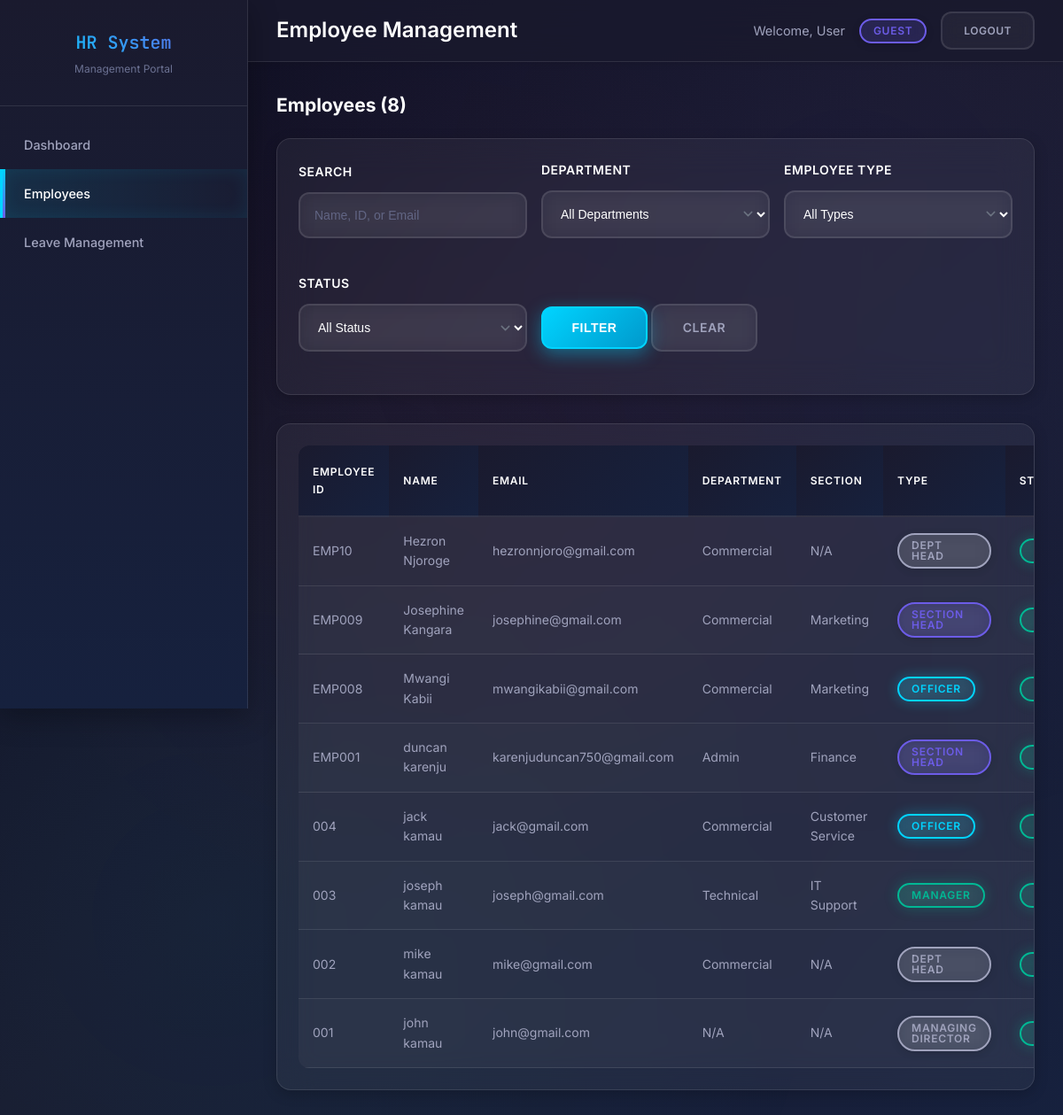
Page /employees.php on the committed database.
### tables this page shows
CREATE TABLE `employees` (
  `id` int(11) NOT NULL,
  `employee_id` varchar(50) DEFAULT NULL,
  `first_name` varchar(100) DEFAULT NULL,
  `last_name` varchar(100) DEFAULT NULL,
  `national_id` int(10) NOT NULL,
  `email` varchar(255) DEFAULT NULL,
  `designation` varchar(50) NOT NULL,
  `phone` varchar(20) DEFAULT NULL,
  `date_of_birth` date NOT NULL,
  `address` text DEFAULT NULL,
  `department_id` int(11) DEFAULT NULL,
  `section_id` int(11) DEFAULT NULL,
  `position` varchar(100) DEFAULT NULL,
  `salary` decimal(10,2) DEFAULT NULL,
  `hire_date` date DEFAULT NULL,
  `employment_type` varchar(20) NOT NULL,
  `employee_type` varchar(20) NOT NULL,
  `profile_image_url` varchar(500) DEFAULT NULL,
  `created_at` timestamp NOT NULL DEFAULT current_timestamp(),
  `updated_at` timestamp NOT NULL DEFAULT current_timestamp() ON UPDATE current_timestamp(),
  `employee_status` enum('active','inactive','resigned','fired','retired') NOT NULL DEFAULT 'active'
);

CREATE TABLE `departments` (
  `id` int(11) NOT NULL,
  `name` varchar(100) NOT NULL,
  `description` text DEFAULT NULL,
  `created_at` timestamp NOT NULL DEFAULT current_timestamp(),
  `updated_at` timestamp NOT NULL DEFAULT current_timestamp() ON UPDATE current_timestamp()
);

CREATE TABLE `sections` (
  `id` int(11) NOT NULL,
  `name` varchar(100) NOT NULL,
  `description` text DEFAULT NULL,
  `department_id` int(11) DEFAULT NULL,
  `created_at` timestamp NOT NULL DEFAULT current_timestamp(),
  `updated_at` timestamp NOT NULL DEFAULT current_timestamp() ON UPDATE current_timestamp()
);

### employees.php (the view, shortened to what this page needs)
<?php
$conn = getConnection();
$user = [
    'first_name' => isset($_SESSION['user_name']) ? explode(' ', $_SESSION['user_name'])[0] : 'User',
    'last_name' => isset($_SESSION['user_name']) ? (explode(' ', $_SESSION['user_name'])[1] ?? '') : '',
    'role' => $_SESSION['user_role'] ?? 'guest',
    'id' => $_SESSION['user_id']
];
function hasPermission($requiredRole) {
    $userRole = $_SESSION['user_role'] ?? 'guest';
    $roles = [
        'section_head'=>4,
        'super_admin' => 3,
        'hr_manager' => 2,
        'dept_head' => 1,
        'employee' => 0
    ];
    $userLevel = $roles[$userRole] ?? 0;
    $requiredLevel = $roles[$requiredRole] ?? 0;
    return $userLevel >= $requiredLevel;
}
function getEmployeeTypeBadge($type) {
    $badges = [
        'full_time' => 'badge-primary',
        'part_time' => 'badge-info',
        'contract' => 'badge-warning',
        'temporary' => 'badge-secondary',
        'officer' => 'badge-primary',
        'section_head' => 'badge-info',
        'manager' => 'badge-success'
    ];
    return $badges[$type] ?? 'badge-light';
}
function getEmployeeStatusBadge($status) {
    $badges = [
        'active' => 'badge-success',
        'on_leave' => 'badge-warning',
        'terminated' => 'badge-danger',
        'resigned' => 'badge-secondary'
    ];
    return $badges[$status] ?? 'badge-light';
}
$search = $_GET['search'] ?? '';
$where_conditions = [];
$where_clause = !empty($where_conditions) ? "WHERE " . implode(" AND ", $where_conditions) : "";
$query = "
    SELECT e.*,
           COALESCE(e.first_name, '') as first_name,
           COALESCE(e.last_name, '') as last_name,
           d.name as department_name,
           s.name as section_name
    FROM employees e
    LEFT JOIN departments d ON e.department_id = d.id
    LEFT JOIN sections s ON e.section_id = s.id
    $where_clause
    ORDER BY e.created_at DESC
";
$stmt = $conn->prepare($query);
$stmt->execute();
$result = $stmt->get_result();
$employees = $result->fetch_all(MYSQLI_ASSOC);
?>
<!DOCTYPE html>
<html lang="en">
<head>
    <link rel="stylesheet" href="style.css">
</head>
<body>
    <div class="container">
        <div class="sidebar">
            <div class="sidebar-brand">
                <h1>HR System</h1>
                <p>Management Portal</p>
            </div>
            <nav class="nav">
                <ul>
                    <li><a href="dashboard.php">Dashboard</a></li>
                    <li><a href="employees.php" class="active">Employees</a></li>
                    <?php if (hasPermission('hr_manager')|| hasPermission('super_admin')||hasPermission('dept_head')|| hasPermission('officer')): ?>
                    <li><a href="leave_management.php">Leave Management</a></li>
                    <?php endif; ?>
                </ul>
            </nav>
        </div>
        <div class="main-content">
            <div class="header">
                <h1>Employee Management</h1>
                <div class="user-info">
                    <span>Welcome, <?php echo htmlspecialchars($user['first_name'] . ' ' . $user['last_name']); ?></span>
                    <span class="badge badge-info"><?php echo ucwords(str_replace('_', ' ', $user['role'])); ?></span>
                    <a href="logout.php" class="btn btn-secondary btn-sm">Logout</a>
                </div>
            </div>
            <div class="content">
                <div style="display: flex; justify-content: space-between; align-items: center; margin-bottom: 20px;">
                    <h2>Employees (<?php echo count($employees); ?>)</h2>
                </div>
                <div class="search-filters">
                    <form method="GET" action="">
                        <div class="filter-row">
                            <div class="form-group">
                                <label for="search">Search</label>
                                <input type="text" class="form-control" id="search" name="search"
                                       value="<?php echo htmlspecialchars($search); ?>"
                                       placeholder="Name, ID, or Email">
                            </div>
                            <div class="form-group">
                                <label for="department">Department</label>
                                <select class="form-control" id="department" name="department">
                                    <option value="">All Departments</option>
                                </select>
                            </div>
                            <div class="form-group">
                                <label for="type">Employee Type</label>
                                <select class="form-control" id="type" name="type">
                                    <option value="">All Types</option>
                                </select>
                            </div>
                            <div class="form-group">
                                <label for="status">Status</label>
                                <select class="form-control" id="status" name="status">
                                    <option value="">All Status</option>
                                </select>
                            </div>
                            <div class="form-group">
                                <button type="submit" class="btn btn-primary">Filter</button>
                                <a href="employees.php" class="btn btn-secondary">Clear</a>
                            </div>
                        </div>
                    </form>
                </div>
                <div class="table-container">
                    <table class="table">
                        <thead>
                            <tr>
                                <th>Employee ID</th>
                                <th>Name</th>
                                <th>Email</th>
                                <th>Department</th>
                                <th>Section</th>
                                <th>Type</th>
                                <th>Status</th>
                            </tr>
                        </thead>
                        <tbody>
                            <?php if (empty($employees)): ?>
                                <tr>
                                    <td colspan="8" class="text-center">No employees found</td>
                                </tr>
                            <?php else: ?>
                                <?php foreach ($employees as $employee): ?>
                                <tr>
                                    <td><?php echo htmlspecialchars($employee['employee_id']); ?></td>
                                    <td><?php echo htmlspecialchars($employee['first_name'] . ' ' . $employee['last_name']); ?></td>
                                    <td><?php echo htmlspecialchars($employee['email'] ?? 'N/A'); ?></td>
                                    <td><?php echo htmlspecialchars($employee['department_name'] ?? 'N/A'); ?></td>
                                    <td><?php echo htmlspecialchars($employee['section_name'] ?? 'N/A'); ?></td>
                                    <td>
                                        <span class="badge <?php echo getEmployeeTypeBadge($employee['employee_type'] ?? ''); ?>">
                                            <?php
                                            $type = $employee['employee_type'] ?? '';
                                            echo $type ? ucwords(str_replace('_', ' ', $type)) : 'N/A';
                                            ?>
                                        </span>
                                    </td>
                                    <td>
                                        <span class="badge <?php echo getEmployeeStatusBadge($employee['employee_status'] ?? ''); ?>">
                                        </span>
                                    </td>
                                </tr>
                                <?php endforeach; ?>
                            <?php endif; ?>
                        </tbody>
                    </table>
                </div>
            </div>
        </div>
    </div>
</body>
</html>

### rows in the picture
employees: employee "EMP10", last_name "Hezron Njoroge", email "hezronnjoro@gmail.com", department.name "Commercial", section_name "N/A", employee_type "DEPT HEAD"
employees: employee "EMP009", last_name "Josephine Kangara", email "josephine@gmail.com", department.name "Commercial", section.name "Marketing", employee_type "SECTION HEAD"
employees: employee "EMP008", last_name "Mwangi Kabii", email "mwangikabii@gmail.com", department.name "Commercial", section.name "Marketing", employee_type "OFFICER"
employees: employee "EMP001", last_name "duncan karenju", email "karenjuduncan750@gmail.com", department.name "Admin", section.name "Finance", employee_type "SECTION HEAD"
employees: employee "004", last_name "jack kamau", email "jack@gmail.com", department.name "Commercial", section.name "Customer Service", employee_type "OFFICER"
employees: employee "003", last_name "joseph kamau", email "joseph@gmail.com", department.name "Technical", section.name "IT Support", employee_type "MANAGER"
employees: employee "002", last_name "mike kamau", email "mike@gmail.com", department.name "Commercial", section_name "N/A", employee_type "DEPT HEAD"
employees: employee "001", last_name "john kamau", email "john@gmail.com", department_name "N/A", section_name "N/A", employee_type "MANAGING DIRECTOR"

### other values in the picture
$user['first_name'] . ' ' . $user['last_name'] "User"
str_replace('_', ' ', $user['role']) "GUEST"
count($employees) "8"
